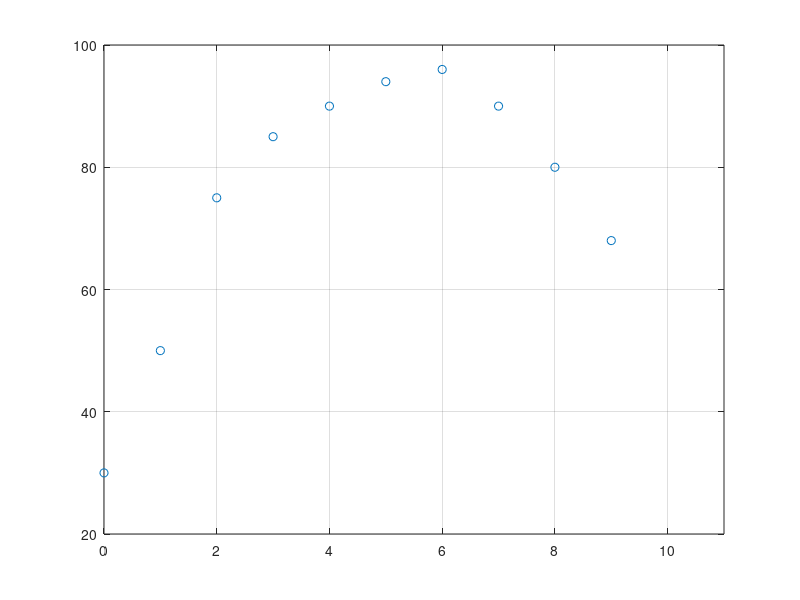

The MATLAB source for this figure: (Note: this script raises an error after producing the figure.)

%Segundo Programa para probar el
%Basic Fitting Tool de Matlab
%Este es un procedimiento semi-manual
x=[0:9];
y=[30 50 75 85 90 94 96 90 80 68];
plot(x,y,'o')
axis([0 11 20 100])
grid on
%Decidir el mejor ajuste polinomial
%y obtener los coeficientes por
%Basic Fitting Tool. En este caso:
%4o orden : y=p1x^4+p2x^3+p3x^2+p4x+p5
%SAVE ON WORKSPACE fit,normresid,resids
%No borrar el workspace. (Correr de nuevo)
%%Puede calcularse tambi?n nor
nor=(sum(resids.^2))^(1/2) %Importante
%R2 (R-square) es una medida estadistica
%del ajuste y va de 0 a 1 (de mal a muy bueno)
%Se calcula primero la Varianza de (y) var. dep.
SSy=(length(y)-1)*var(y); %Importante
R2=1-normresid^2/SSy %Importante
%Obtener los coeficientes de cuarto
%orden por Basic Fitting
%La ecuacion con sus coeficientes es:
%p1x^4+p2x^3+p3x^2+p4x+p5
%Obtener de fit los coeficientes
p1 = -0.0067016
p2 = 0.17152
p3 = -3.6215
p4 = 27.8949
p5 = 29.028
%Proyeccion
xplot=[0:11]; %si la xplot va hasta un valor
% mayor que x se esta extrapolando;
% se trata de una proyeccion.
yplot=p1*xplot.^4+p2*xplot.^3+p3*xplot.^2+p4*xplot+p5;
figure
plot(xplot,yplot,'r')
axis([0 11 20 100])
grid on
hold on
plot(x,y,'o') %para ver los puntos originales